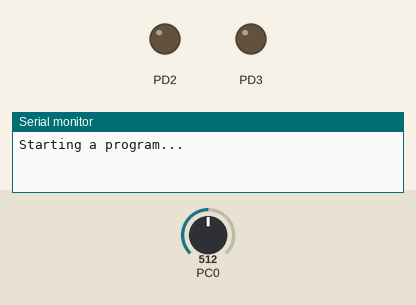
This program was run on a simulated ATmega8, built with avr-gcc and emulated at 1 MHz. Shown: output pins drawn as LEDs (lit = HIGH), the last lines printed to the serial monitor. Inputs (shaded band) come from the test bench; at power-on: PC0 = 512. EEPROM starts erased.

Above: at 0.1 s.
At 0.8 s:
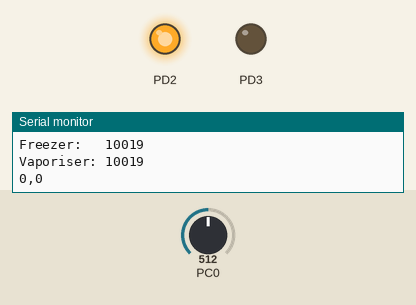
Timing chart, 0 to 2.3 s (numbered marks = the images above):
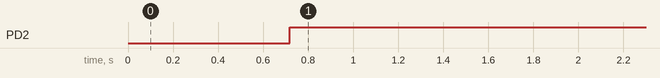

The program:

main.cpp
```cpp
/*
 * refr_v1.cpp
 *
 * Created: 04.01.2017 11:39:51
 * Author : Hundd
 */


#include "project.h"
#include "ADC.cpp"
#define HIGH_TEMP 25338L
#define LOW_TEMP 28000L
#define VAPORIZE_TEMP 19872L

#define MIN_DELAY_MS 60000				//60000
#define SECONDS_IN_MINUTE 60				//60
#define MIN_COMPRESSOR_WORK_TIME 5		//5
#define COMPRESSOR_HOURS_BEFORE_DEFROST 8//8

void usart_putc(char c)
{
	UDR = c;
	while(!(UCSRA &(1 << UDRE )));
}
void usartPrint(char str[]) {
	int i = 0;
	char c  = str[i++];
	while(c) {
		usart_putc(c);
		c  = str[i++];
	}
}

void usartPrintNumber(long num) {
	int i = 0;
	char c;
	char str[10];
	sprintf(str, "%ld \r\n", num);
	c  = str[i++];
	while(c) {
		usart_putc(c);
		c  = str[i++];
	}

}

void usartPrintFloat(float num) {
	int i = 0;
	char c;
	char str[20];
	float integer;
	float mantisa = modff(num,&integer);
	sprintf(str, "%d,%d \r\n", (int)integer,(int)(mantisa*100));
	c  = str[i++];
	while(c) {
		usart_putc(c);
		c  = str[i++];
	}

}


//Prototypes
void checkSensors(long*,long*,long*);
void turnOnCompressor();
void turnOffCompressor();
uint8_t cooling ();
int8_t checkCoolingSensor();
void turnOnHeater();
void turnOffHeater();
uint8_t deFroze();


AdcClass adcOb;
int main(void)
{

	//Температура в холодильной камере
	long coolingTemperature;
	//Температура в морозильной камере
	long freezerTemperature;
	//Температура испарителя
	long vaporizerTemperature;
	sei();
	turnOffCompressor();
	turnOffHeater();
	UCSRB |=1<<TXEN;
	UBRRL=0x33;
    /* Replace with your application code */
	usartPrint((char*)"Starting a program...\r\n");

	adcOb.Init();
	adcOb.MesureResistor(PC0);
	//usartPrintNumber(ADC);


	checkSensors(&coolingTemperature,&freezerTemperature,&vaporizerTemperature);
	usartPrint((char*)"Cooling:   ");
	usartPrintNumber(coolingTemperature);
	usartPrint((char*)"Freezer:   ");
	usartPrintNumber(freezerTemperature);
	usartPrint((char*)"Vaporiser: ");
	usartPrintNumber(vaporizerTemperature);

	float* EEP_COMPRESSOR_TIME = (float*)0;
	float totalCompressorTime = 0;

	if(eeprom_read_byte((uint8_t*)EEP_COMPRESSOR_TIME) == 0xFF) {
		eeprom_write_float(EEP_COMPRESSOR_TIME,totalCompressorTime);
	}
	else {
		totalCompressorTime = eeprom_read_float(EEP_COMPRESSOR_TIME);
	}
    while (1)
    {
		 usartPrintFloat(totalCompressorTime);

		 if (checkCoolingSensor() == -1) {
			totalCompressorTime += cooling()/60.;
			eeprom_write_float(EEP_COMPRESSOR_TIME,totalCompressorTime);
		 }

		 if (totalCompressorTime > COMPRESSOR_HOURS_BEFORE_DEFROST) {
			 deFroze();
			 //Если холодильник разморозился, то счетчик часов компрессора нужно обнулить
			 totalCompressorTime = 0;
			 eeprom_write_float(EEP_COMPRESSOR_TIME,totalCompressorTime);
		 }


		_delay_ms(1000);
    }
}

void checkSensors(long* a, long* b, long* c ) {
	adcOb.MesureResistor(PC0);
	*a = (long)adcOb.Resistor;
	adcOb.MesureResistor(PC1);
	*b = (long)adcOb.Resistor;
	adcOb.MesureResistor(PC2);
	*c = (long)adcOb.Resistor;
}
int8_t checkCoolingSensor(){
	adcOb.MesureResistor(PC0);

	//Нужно выключить компрессор
	if (adcOb.Resistor > LOW_TEMP) {
		return 1;
	}

	//Нужно включить компрессор
	if (adcOb.Resistor < HIGH_TEMP) {
		return -1;
	}
	return 0;
}

int8_t checkVaporizingSensor() {
	adcOb.MesureResistor(PC2);
	if (adcOb.Resistor < VAPORIZE_TEMP) {
			return 1;
	}
	return 0;
}


//Включение и отключение компрессора
uint8_t cooling () {
	uint8_t minutes = 0;
	turnOnCompressor();
	while(checkCoolingSensor() != 1 || minutes < MIN_COMPRESSOR_WORK_TIME) {
		if (minutes < 255) minutes += 1;
		_delay_ms(MIN_DELAY_MS);
		adcOb.MesureResistor(PC0);
	}
	turnOffCompressor();
	return minutes;
}
void turnOnCompressor() {
	DDRD |= 1 << PD2;
	PORTD |= 1 << PD2;
}
void turnOffCompressor() {
	DDRD |= 1 << PD2;
	PORTD &= ~( 1 << PD2 );
}

uint8_t deFroze () {
	unsigned long deFrozeTime = 20;//Minutes
	turnOnHeater();
	while (deFrozeTime) {
		deFrozeTime -=1;
		_delay_ms(SECONDS_IN_MINUTE*1000.);
		if(checkVaporizingSensor()) break;
	}
	turnOffHeater();
	return 0;
}

void turnOnHeater() {
	DDRD |= 1 << PD3;
	PORTD |= 1 << PD3;
}
void turnOffHeater() {
	DDRD |= 1 << PD3;
	PORTD &= ~( 1 << PD3 );
}
```

ADC.cpp
```cpp
class AdcClass
{
	double CalculateResistor(uint16_t Adc_num)
	{
		if(Adc_num == 1023) return 0;
		return (double)Adc_num*10000./(1023. - Adc_num);
	}
	double CalculateVoltage(uint16_t Adc_num)
	{
		return ((double)Adc_num)/400*11.;
	}
	public:
	volatile static uint16_t Data;
	volatile static bool DataReady;
	double Resistor,Voltage;
	void Init()
	{


			SelectMixer(PC1);
			ADCSRA |=(1<<ADPS2)|(1<<ADPS1)|(1<<ADPS0);
			ADCSRA |=(1<<ADIE);
			ADCSRA |=(1<<ADEN);
			//ADCSRA |=(1<<ADFR);
			ADCSRA |= (1<<ADSC);
	}
	// NumberOfPin example PC1
	void SelectMixer(uint8_t NumberOfPin)
	{
		ADMUX &=0xF0;
		ADMUX |= NumberOfPin;
	}
	AdcClass()
	{
		Data = 1024;
		DataReady = false;
		Resistor = INFINITY;
		Voltage = INFINITY;
	}
	void StartMesurement(uint8_t NumberOfPin)
	{
		SelectMixer(NumberOfPin);
		ADCSRA |= (1<<ADSC);
	}
	static void setData()

		{Data = ADC;}

	void MesureVoltage(uint8_t NumberOfPin)
	{	ADMUX |= 0xC0;
		StartMesurement(NumberOfPin);
		//_delay_ms(2);
		while(!DataReady);
		Voltage = CalculateVoltage(Data);
		DataReady = false;
	}
	void MesureResistor(uint8_t NumberOfPin)
	{	ADMUX &=0xf;
		StartMesurement(NumberOfPin);
		while(!DataReady);
		Resistor = CalculateResistor(Data);
		DataReady = false;
	}

};
volatile bool AdcClass::DataReady;
volatile uint16_t AdcClass::Data;

ISR(ADC_vect)
	{
		AdcClass::Data = ADC;
		AdcClass::DataReady = true;
		_delay_us(10);
		//ADCSRA |= (1<<ADSC);
	}
```

project.h
```cpp
#define F_CPU 1000000L

#include <avr/io.h>
#include <avr/eeprom.h>
#include <avr/interrupt.h>
#include <math.h>
#include <util/delay.h>
#include <stdio.h>
#include <string.h>

/*
 * project.h
 *
 * Created: 04.01.2017 13:07:54
 *  Author: Hundd
 */
```

Measured:
- by itself, PD2: LOW → HIGH at 0.72 s
